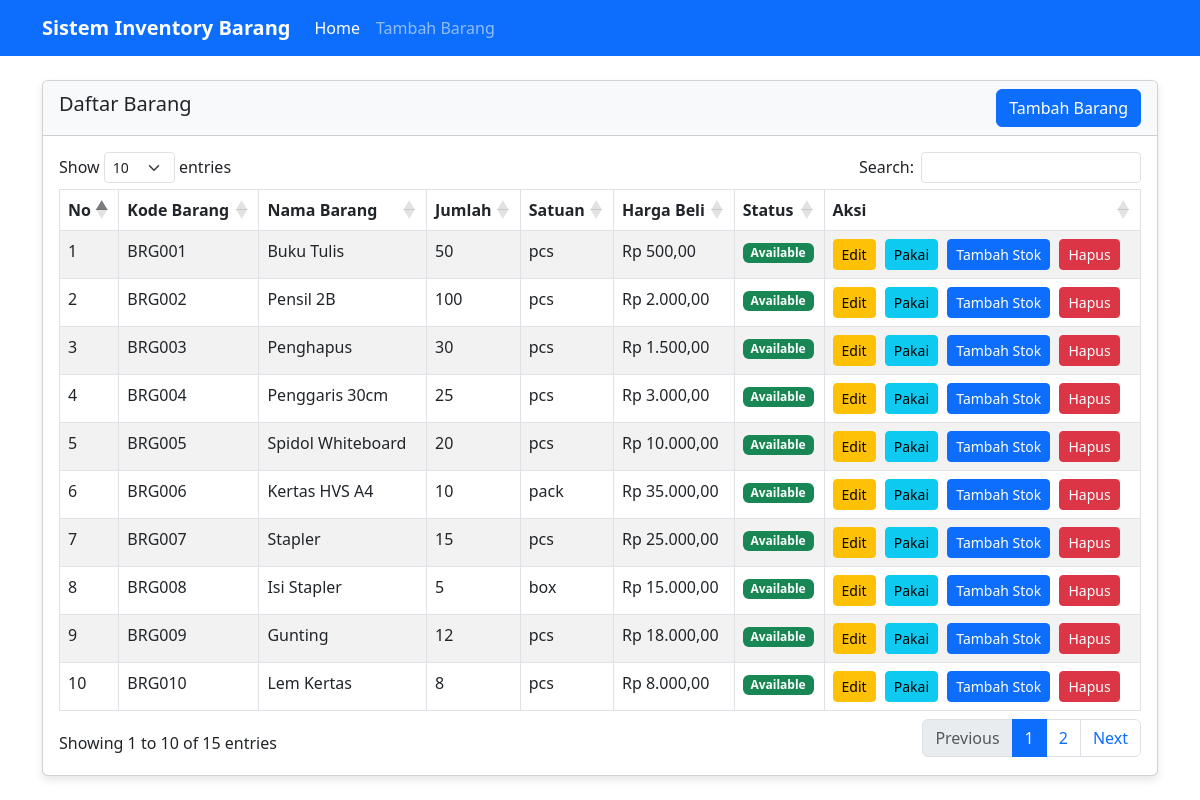
The page / on the database its author committed.
### tables this page shows
CREATE TABLE `tb_inventory` (
  `id_barang` int(10) NOT NULL,
  `kode_barang` varchar(20) NOT NULL,
  `nama_barang` varchar(50) NOT NULL,
  `jumlah_barang` int(10) NOT NULL,
  `satuan_barang` varchar(20) NOT NULL,
  `harga_beli` decimal(20,2) NOT NULL,
  `status_barang` tinyint(1) NOT NULL
);

### index.php (the view, shortened to what this page needs)
<?php require __DIR__ . '/config.php'; ?>
<!DOCTYPE html>
<html lang="en">
<head>
    <link href="https://cdn.jsdelivr.net/npm/bootstrap@5.3.0/dist/css/bootstrap.min.css" rel="stylesheet">
    <link href="https://cdn.datatables.net/1.13.6/css/dataTables.bootstrap5.min.css" rel="stylesheet">
</head>
<body>
    <nav class="navbar navbar-expand-lg navbar-dark bg-primary">
        <div class="container">
            <a class="navbar-brand" href="#">Sistem Inventory Barang</a>
            <div class="collapse navbar-collapse" id="navbarNav">
                <ul class="navbar-nav">
                    <li class="nav-item">
                        <a class="nav-link active" href="index.php">Home</a>
                    </li>
                    <li class="nav-item">
                        <a class="nav-link" href="tambah_barang.php">Tambah Barang</a>
                    </li>
                </ul>
            </div>
        </div>
    </nav>
    <div class="container mt-4">
        <div class="card">
            <div class="card-header d-flex justify-content-between align-items-center">
                <h5>Daftar Barang</h5>
                <a href="tambah_barang.php" class="btn btn-primary">Tambah Barang</a>
            </div>
            <div class="card-body">
                <table id="inventoryTable" class="table table-striped table-bordered">
                    <thead>
                        <tr>
                            <th>No</th>
                            <th>Kode Barang</th>
                            <th>Nama Barang</th>
                            <th>Jumlah</th>
                            <th>Satuan</th>
                            <th>Harga Beli</th>
                            <th>Status</th>
                            <th>Aksi</th>
                        </tr>
                    </thead>
                    <tbody>
                        <?php
                        $sql = "SELECT * FROM tb_inventory";
                        $result = $conn->query($sql);
                        $no = 1;
                        if ($result->num_rows > 0) {
                            while($row = $result->fetch_assoc()) {
                                echo "<tr>
                                    <td>".$no++."</td>
                                    <td>".$row['kode_barang']."</td>
                                    <td>".$row['nama_barang']."</td>
                                    <td>".$row['jumlah_barang']."</td>
                                    <td>".$row['satuan_barang']."</td>
                                    <td>Rp ".number_format($row['harga_beli'], 2, ',', '.')."</td>
                                    <td>".($row['status_barang'] ? '<span class="badge bg-success">Available</span>' : '<span class="badge bg-danger">Not Available</span>')."</td>
                                    <td>
                                        <a href='edit_barang.php?id=".$row['id_barang']."' class='btn btn-sm btn-warning btn-action'>Edit</a>
                                        <a href='pakai_barang.php?id=".$row['id_barang']."' class='btn btn-sm btn-info btn-action'>Pakai</a>
                                        <a href='tambah_stok.php?id=".$row['id_barang']."' class='btn btn-sm btn-primary btn-action'>Tambah Stok</a>
                                        <a href='hapus_barang.php?id=".$row['id_barang']."' class='btn btn-sm btn-danger btn-action' onclick='return confirmDelete()'>Hapus</a>
                                    </td>
                                </tr>";
                            }
                        } else {
                            echo "<tr><td colspan='8' class='text-center'>Tidak ada data barang</td></tr>";
                        }
                        ?>
                    </tbody>
                </table>
            </div>
        </div>
    </div>
</body>
</html>

### index.php (style rules this page uses)
.navbar-brand { font-weight: bold; }
.card { margin-bottom: 20px; box-shadow: 0 4px 8px rgba(0,0,0,0.1); }
.card-header { background-color: #f8f9fa; font-weight: bold; }
.btn-action { margin-right: 5px; }

### rows shown on the page
tb_inventory: kode_barang "BRG001", nama_barang "Buku Tulis", jumlah_barang "50", satuan_barang "pcs", harga_beli "500,00", status_barang "Available"
tb_inventory: kode_barang "BRG002", nama_barang "Pensil 2B", jumlah_barang "100", satuan_barang "pcs", harga_beli "2.000,00", status_barang "Available"
tb_inventory: kode_barang "BRG003", nama_barang "Penghapus", jumlah_barang "30", satuan_barang "pcs", harga_beli "1.500,00", status_barang "Available"
tb_inventory: kode_barang "BRG004", nama_barang "Penggaris 30cm", jumlah_barang "25", satuan_barang "pcs", harga_beli "3.000,00", status_barang "Available"
tb_inventory: kode_barang "BRG005", nama_barang "Spidol Whiteboard", jumlah_barang "20", satuan_barang "pcs", harga_beli "10.000,00", status_barang "Available"
tb_inventory: kode_barang "BRG006", nama_barang "Kertas HVS A4", jumlah_barang "10", satuan_barang "pack", harga_beli "35.000,00", status_barang "Available"
tb_inventory: kode_barang "BRG007", nama_barang "Stapler", jumlah_barang "15", satuan_barang "pcs", harga_beli "25.000,00", status_barang "Available"
tb_inventory: kode_barang "BRG008", nama_barang "Isi Stapler", jumlah_barang "5", satuan_barang "box", harga_beli "15.000,00", status_barang "Available"
tb_inventory: kode_barang "BRG009", nama_barang "Gunting", jumlah_barang "12", satuan_barang "pcs", harga_beli "18.000,00", status_barang "Available"
tb_inventory: kode_barang "BRG010", nama_barang "Lem Kertas", jumlah_barang "8", satuan_barang "pcs", harga_beli "8.000,00", status_barang "Available"
